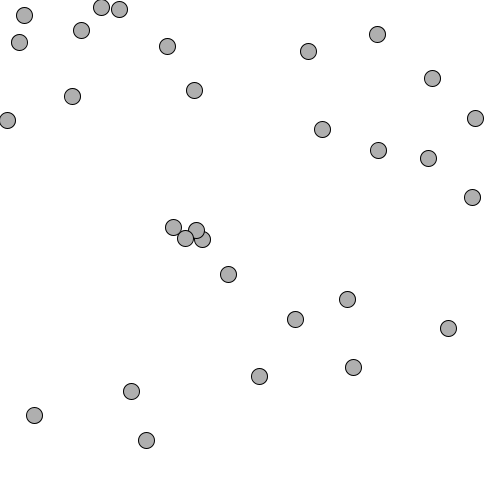
Frame 1 (no input)
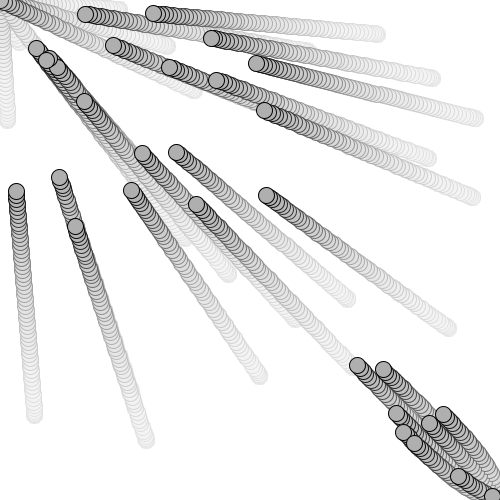
Frame 60 (the mouse pressed at the canvas centre just before this capture)
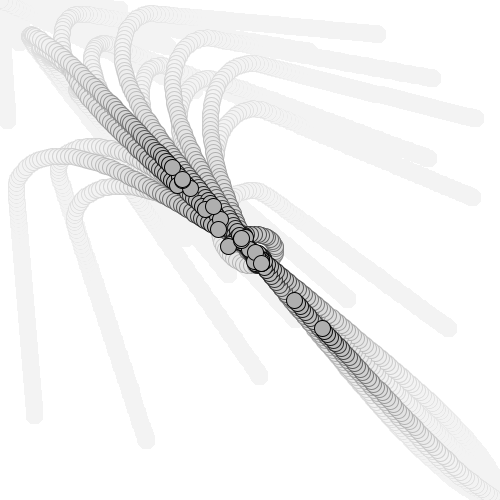
Frame 120 (the mouse held since frame 60 and released just before this capture)

The Processing sketch that drew these frames (run headless with seeded random() and noise(); from frame 60 on, the mouse is pressed at the canvas centre):

// Processing sketch: question_4
// ── question_4.pde
// Creating an array of objects.
Mover[] movers = new Mover[30];

void setup() {
  size(500,500);
  smooth();
  background(255);
  
  for (int i = 0; i < movers.length; i++) {
    movers[i] = new Mover(); 
  }
}

void draw() {
  noStroke();
  fill(255,10);
  rect(0,0,width,height);

  
  for (int i = 0; i < movers.length; i++) {
    movers[i].update();
    movers[i].checkEdges();
    movers[i].display(); 
  }
}

class Mover {

  PVector location;
  PVector velocity;
  PVector acceleration;
  float topspeed;

  Mover() {
    location = new PVector(random(width),random(height));
    velocity = new PVector(0,0);
    topspeed = 4;
  }

  void update() {

    PVector mouse = new PVector(mouseX,mouseY);
    PVector dir = PVector.sub(mouse,location);  // Find vector pointing towards mouse
    dir.normalize();     // Normalize
    dir.mult(0.5);       // Scale 
    acceleration = dir;  // Set to acceleration

   
    velocity.add(acceleration);
    velocity.limit(topspeed);
    location.add(velocity);
  }

  void display() {
    stroke(0);
    fill(175);
    ellipse(location.x,location.y,16,16);
  }

  void checkEdges() {

    if (location.x > width) {
      location.x = 0;
    } else if (location.x < 0) {
      location.x = width;
    }

    if (location.y > height) {
      location.y = 0;
    }  else if (location.y < 0) {
      location.y = height;
    }

  }

}
